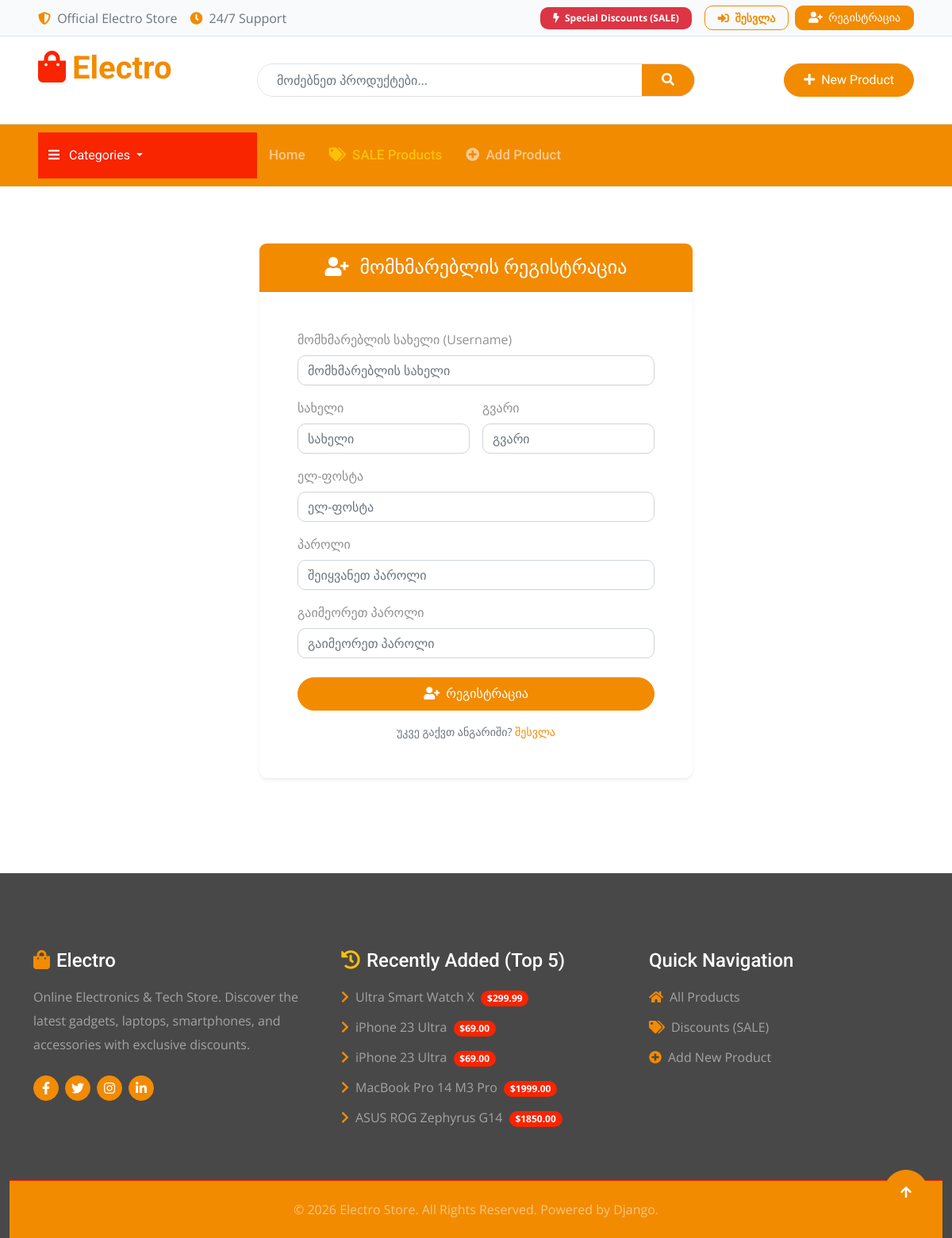
Page /accounts/register/ on the committed database.
### store/models.py (models this page shows, shortened)
class Product(models.Model):
    category = models.ForeignKey(
        Category,
        on_delete=models.CASCADE,
        related_name="products",
        verbose_name="კატეგორია"
    )
    name = models.CharField(max_length=150, verbose_name="პროდუქტის დასახელება")
    slug = models.SlugField(max_length=200, unique=True, blank=True, null=True, verbose_name="Slug")
    description = models.TextField(blank=True, verbose_name="აღწერა")
    price = models.DecimalField(max_digits=10, decimal_places=2, verbose_name="ფასი")
    has_discount = models.BooleanField(default=False, verbose_name="აქვს ფასდაკლება (SALE)")
    discount_price = models.DecimalField(max_digits=10, decimal_places=2, null=True, blank=True, verbose_name="ფასდაკლებული ფასი")
    is_available = models.BooleanField(default=True, verbose_name="ხელმისაწვდომია")
    image = models.ImageField(upload_to="products/", blank=True, null=True, verbose_name="სურათი")
    created_at = models.DateTimeField(auto_now_add=True, verbose_name="დამატების თარიღი")
    class Meta:
        ordering = ["price"]

### accounts/views.py (the view, shortened to what this page needs)
# urls.py: path("register/", views.RegisterView.as_view(), name="register"),
class RegisterView(View):
    template_name = "accounts/register.html"
    def get(self, request):
        if request.user.is_authenticated:
            return redirect("profile")
        form = UserRegisterForm()
        return render(request, self.template_name, {"form": form})

### accounts/forms.py (shortened to what this page needs)
class UserRegisterForm(forms.ModelForm):
    password = forms.CharField(
        label="პაროლი",
        widget=forms.PasswordInput(attrs={"class": "form-control", "placeholder": "შეიყვანეთ პაროლი"}),
    )
    password_confirm = forms.CharField(
        label="გაიმეორეთ პაროლი",
        widget=forms.PasswordInput(attrs={"class": "form-control", "placeholder": "გაიმეორეთ პაროლი"}),
    )
    class Meta:
        model = User
        fields = ["username", "email", "first_name", "last_name", "password"]
        widgets = {
            "username": forms.TextInput(attrs={"class": "form-control", "placeholder": "მომხმარებლის სახელი"}),
            "email": forms.EmailInput(attrs={"class": "form-control", "placeholder": "ელ-ფოსტა"}),
            "first_name": forms.TextInput(attrs={"class": "form-control", "placeholder": "სახელი"}),
            "last_name": forms.TextInput(attrs={"class": "form-control", "placeholder": "გვარი"}),
        }

### store/context_processors.py (called while the page is built)
def latest_products_processor(request):
    return {
        "latest_products": Product.objects.filter(is_available=True).order_by("-created_at")[:5]
    }

### templates/accounts/register.html (shortened to what this page needs)
{% extends 'base.html' %}
{% block content %}
<div class="row justify-content-center">
    <div class="col-lg-6 col-md-8">
        <div class="card border-0 shadow-sm rounded-3">
            <div class="card-header bg-primary text-white py-3 rounded-top-3 text-center">
                <h4 class="mb-0 text-white font-weight-bold"><i class="fas fa-user-plus me-2"></i> მომხმარებლის რეგისტრაცია</h4>
            </div>
            <div class="card-body p-4 p-md-5">
                <form method="POST" novalidate>
                    <div class="mb-3">
                        <label for="{{ form.username.id_for_label }}" class="form-label font-weight-bold">მომხმარებლის სახელი (Username)</label>
                        {{ form.username }}
                    </div>
                    <div class="row g-3 mb-3">
                        <div class="col-md-6">
                            <label for="{{ form.first_name.id_for_label }}" class="form-label font-weight-bold">სახელი</label>
                            {{ form.first_name }}
                        </div>
                        <div class="col-md-6">
                            <label for="{{ form.last_name.id_for_label }}" class="form-label font-weight-bold">გვარი</label>
                            {{ form.last_name }}
                        </div>
                    </div>
                    <div class="mb-3">
                        <label for="{{ form.email.id_for_label }}" class="form-label font-weight-bold">ელ-ფოსტა</label>
                        {{ form.email }}
                    </div>
                    <div class="mb-3">
                        <label for="{{ form.password.id_for_label }}" class="form-label font-weight-bold">პაროლი</label>
                        {{ form.password }}
                    </div>
                    <div class="mb-4">
                        <label for="{{ form.password_confirm.id_for_label }}" class="form-label font-weight-bold">გაიმეორეთ პაროლი</label>
                        {{ form.password_confirm }}
                    </div>
                    <div class="d-grid mb-3">
                        <button type="submit" class="btn btn-primary py-2 rounded-pill font-weight-bold">
                            <i class="fas fa-user-plus me-1"></i> რეგისტრაცია
                        </button>
                    </div>
                    <div class="text-center text-muted small">
                        უკვე გაქვთ ანგარიში? <a href="{% url 'login' %}" class="text-primary font-weight-bold">შესვლა</a>
                    </div>
                </form>
            </div>
        </div>
    </div>
</div>
{% endblock %}

### templates/includes/footer.html
<div class="container-fluid bg-dark text-white-50 footer pt-5 mt-5">
    <div class="container py-5">
        <div class="row g-5">
            <div class="col-lg-4 col-md-6">
                <div class="footer-item">
                    <h4 class="text-white mb-3"><i class="fas fa-shopping-bag text-primary me-2"></i>Electro</h4>
                    <p class="mb-4">Online Electronics & Tech Store. Discover the latest gadgets, laptops, smartphones, and accessories with exclusive discounts.</p>
                    <div class="d-flex align-items-center">
                        <a class="btn btn-primary btn-square me-2" href="#"><i class="fab fa-facebook-f"></i></a>
                        <a class="btn btn-primary btn-square me-2" href="#"><i class="fab fa-twitter"></i></a>
                        <a class="btn btn-primary btn-square me-2" href="#"><i class="fab fa-instagram"></i></a>
                        <a class="btn btn-primary btn-square" href="#"><i class="fab fa-linkedin-in"></i></a>
                    </div>
                </div>
            </div>
            <div class="col-lg-4 col-md-6">
                <div class="footer-item">
                    <h4 class="text-white mb-3"><i class="fas fa-history text-warning me-2"></i>Recently Added (Top 5)</h4>
                    <ul class="list-unstyled">
                        {% for item in latest_products %}
                        <li class="mb-2">
                            <a href="{% url 'product_detail' item.pk %}" class="text-white-50 text-decoration-none">
                                <i class="fas fa-chevron-right text-primary me-2"></i>{{ item.name }}
                                <span class="badge bg-secondary ms-1">${{ item.price }}</span>
                            </a>
                        </li>
                        {% empty %}
                        <li class="text-white-50">No products available.</li>
                        {% endfor %}
                    </ul>
                </div>
            </div>
            <div class="col-lg-4 col-md-6">
                <div class="footer-item">
                    <h4 class="text-white mb-3">Quick Navigation</h4>
                    <ul class="list-unstyled">
                        <li class="mb-2"><a href="{% url 'home' %}" class="text-white-50 text-decoration-none"><i class="fas fa-home text-primary me-2"></i>All Products</a></li>
                        <li class="mb-2"><a href="{% url 'sales' %}" class="text-white-50 text-decoration-none"><i class="fas fa-tags text-primary me-2"></i>Discounts (SALE)</a></li>
                        <li class="mb-2"><a href="{% url 'product_create' %}" class="text-white-50 text-decoration-none"><i class="fas fa-plus-circle text-primary me-2"></i>Add New Product</a></li>
                    </ul>
                </div>
            </div>
        </div>
    </div>
    <div class="container-fluid copyright bg-darker py-4 border-top border-secondary">
        <div class="container text-center">
            <p class="mb-0 text-white-50">&copy; {% now "Y" %} Electro Store. All Rights Reserved. Powered by Django.</p>
        </div>
    </div>
</div>

### static/css/style.css (style rules this page uses)
.btn { font-weight: 600; transition: .5s; }
.btn-square { width: 32px; height: 32px; }
.btn-square, .btn-sm-square, .btn-md-square, .btn-lg-square { padding: 0; display: flex; align-items: center; justify-content: center; font-weight: normal; border-radius: 50%; }
.btn.btn-primary { background: var(--bs-primary) !important; color: var(--bs-white) !important; font-family: 'Roboto', sans-serif; font-weight: 400; transition: 0.5s; }
.footer { background: var(--bs-dark); }
.footer .footer-item a { line-height: 30px; color: var(--bs-body); transition: 0.5s; }
.footer .footer-item p { line-height: 30px; }
.copyright { border-top: 1px solid rgba(255, 255, 255, 0.08); background: var(--bs-primary) !important; }

### rows in the picture
Product: name "Ultra Smart Watch X", price "299.99"
Product: name "iPhone 23 Ultra", price "69.00"
Product: name "iPhone 23 Ultra", price "69.00"
Product: name "MacBook Pro 14 M3 Pro", price "1999.00"
Product: name "ASUS ROG Zephyrus G14", price "1850.00"
